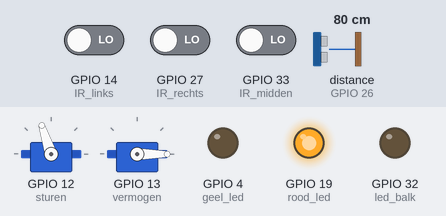
A sketch run on a simulated ESP32. Parts: 2 × servo, output pins drawn as LEDs (lit = HIGH). Wiring (inferred from the names in the program): ultrasonic range finder: trigger GPIO 25; echo GPIO 26. The test bench sets the inputs (shaded band); at power-on: distance to the obstacle (sensor on GPIO 26) 80 cm, GPIO 33 (IR_midden) LOW, GPIO 14 (IR_links) LOW, GPIO 27 (IR_rechts) LOW. The echo pulse lasts 58.3 µs per cm; WiFi joins after 1.5 s; servers stay silent unless stated; pins used as bus, display or sensor lines are not drawn; what the sketch prints to the serial monitor is not drawn.

Above: at 3.0 s.
3.1 s: distance to the obstacle (sensor on GPIO 26) set to 46 cm
4.6 s: distance to the obstacle (sensor on GPIO 26) set to 37 cm
At 5.7 s:
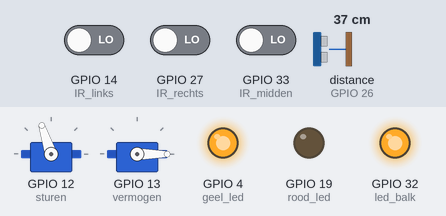
6.1 s: distance to the obstacle (sensor on GPIO 26) set to 60 cm
At 6.9 s:
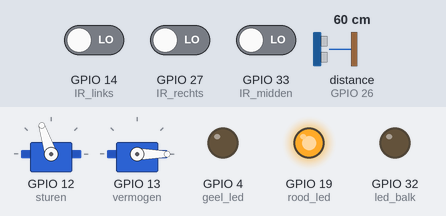
7.6 s: GPIO 33 (IR_midden) driven HIGH
At 7.9 s:
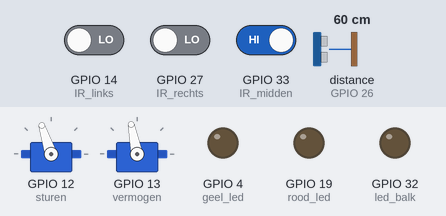
9.1 s: GPIO 14 (IR_links) driven HIGH
At 10.2 s:
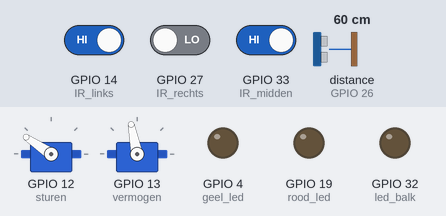
10.6 s: GPIO 27 (IR_rechts) driven HIGH
At 11.5 s:
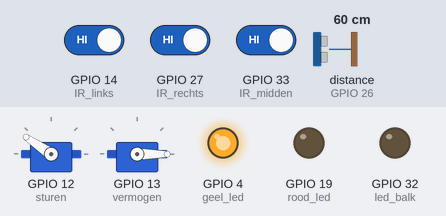
Timing chart, 0 to 13.1 s (numbered marks = the images above; inputs shaded):
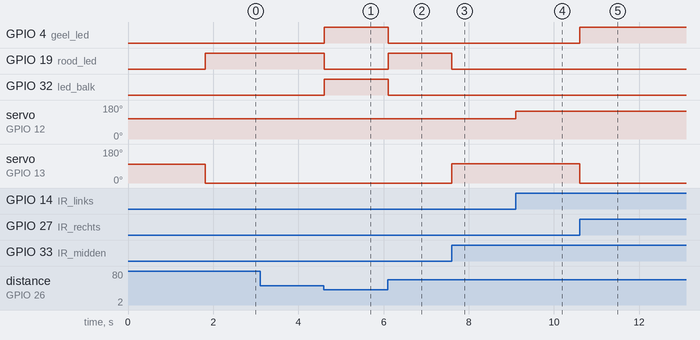

The sketch:

lijn_volger.ino
```cpp
#define BLYNK_PRINT Serial


#include <WiFi.h>
#include <WiFiClient.h>
#include <BlynkSimpleEsp32.h>
#include <ESP32Servo.h>


char auth[] = "tP0PSVx_xCPM6SCXVaE8wCaqHKxlcfIR";
char ssid[] = "netwerk";
char pass[] = "password";

BlynkTimer timer;

// servo's
Servo stuur;
Servo rijden;


// leds
const int groen_led = 25;
const int geel_led = 4;
const int rood_led = 19 ;
const int led_balk = 32;

// pinnen motors
const int sturen = 12;
const int vermogen = 13;

//snelheid
//vooruit
const int forward_max_speed = 150;
const int forward_min_speed = 101;
const int uit = 98;


//snellheid
//achteruit
const int back_max_speed = 65;
const int back_min_speed = 1;
const int back_uit = 0;

//noodrem
const int noodrem = 180;

//draaicrikel
const int links = 75;
const int rechts = 146;
const int midden = 108 ;

//IR sensor
const int IR_midden = 33;
int sensorValue = 0;
const int IR_links = 14;
int sensorValue1 = 0;
const int IR_rechts = 27;
int sensorValue2 = 0;

// ultrasonic sensor
const int trigPin = 25;
const int echoPin = 26;
int distance;
long duration;

//milles timer
int period = 20000;
unsigned long tijd = 0;
static int sec1 = 0;
static int sec10 = 0;

int buttonState;

void Servo_Init()
{
  // dit is voor de wielen recht te zetten bij het opstarten
  stuur.write(midden);
  rijden.write(uit);
}

void Stop()
{
  //het stoppen van de auto door de snelheid op nul te zetten
  rijden.write(back_uit);
}

// achteruit wordt nornmaal niet gebeukt maar het is wel mogelijk
void Back(int speed)
{
  speed = constrain(speed, back_min_speed, back_max_speed);
  rijden.write(back_max_speed);
}

//vooruit
void Forward(int speed)
{
  speed = constrain(speed, forward_min_speed, forward_max_speed);
  rijden.write(forward_min_speed);
}


//links draaien
void Turn_Left()
{
  stuur.write(links);
}

//rechts draaien
void  Turn_Right()
{
  stuur.write(rechts);
}

//wielen midden
void Center()
{
  stuur.write(midden);
}

//groene licht alleen
void groen_licht()
{
  digitalWrite(led_balk, LOW);
  digitalWrite(rood_led, LOW);
  digitalWrite(geel_led, LOW);
  digitalWrite(groen_led, HIGH);
}

//geel licht alleen
void geel_licht()
{
  digitalWrite(led_balk, LOW);
  digitalWrite(rood_led, LOW);
  digitalWrite(geel_led, HIGH);
  digitalWrite(groen_led, LOW);
}

//roodlicht alleen
void rood_licht()
{
  digitalWrite(led_balk, LOW);
  digitalWrite(rood_led, HIGH);
  digitalWrite(geel_led, LOW);
  digitalWrite(groen_led, LOW);
}

//led balk vanachter
void LED_licht()
{
  digitalWrite(led_balk, HIGH);
  digitalWrite(rood_led, LOW);
  digitalWrite(geel_led, LOW);
  digitalWrite(groen_led, LOW);
}

//geel led + Led balk
void object_licht()
{
  digitalWrite(led_balk, HIGH);
  digitalWrite(rood_led, LOW);
  digitalWrite(geel_led, HIGH);
  digitalWrite(groen_led, LOW);
}

void Blynk_groen()
{
  WidgetLED led_balk (V4);
  led_balk.off();
  WidgetLED rood_led (V3);
  rood_led.off();
  WidgetLED geel_led (V2);
  geel_led.off();
  WidgetLED groen_led (V1);
  groen_led.on();
}

void Blynk_geel()
{
  WidgetLED led_balk (V4);
  led_balk.off();
  WidgetLED rood_led (V3);
  rood_led.off();
  WidgetLED geel_led (V2);
  geel_led.on();
  WidgetLED groen_led (V1);
  groen_led.off();
}

void Blynk_rood()
{
  WidgetLED led_balk (V4);
  led_balk.off();
  WidgetLED rood_led (V3);
  rood_led.on();
  WidgetLED geel_led (V2);
  geel_led.off();
  WidgetLED groen_led (V1);
  groen_led.off();
}

void Blynk_balk()
{
  WidgetLED led_balk (V4);
  led_balk.on();
  WidgetLED rood_led (V3);
  rood_led.off();
  WidgetLED geel_led (V2);
  geel_led.off();
  WidgetLED groen_led (V1);
  groen_led.off();
}

void Blynk_object()
{
  WidgetLED led_balk (V4);
  led_balk.on();
  WidgetLED rood_led (V3);
  rood_led.off();
  WidgetLED geel_led (V2);
  geel_led.on();
  WidgetLED groen_led (V1);
  groen_led.off();
}

void setup() {
  // put your setup code here, to run once:
  Serial.begin(115200);

  Blynk.begin(auth, ssid, pass);

  stuur.setPeriodHertz(50);
  stuur.attach(sturen, 500, 2400);
  rijden.setPeriodHertz(50);
  rijden.attach(vermogen, 500, 2400);

  Servo_Init();

  pinMode(sturen, OUTPUT);
  pinMode(vermogen, OUTPUT);
  pinMode(led_balk, OUTPUT);
  pinMode(IR_midden, INPUT);
  pinMode(IR_links, INPUT);
  pinMode(IR_rechts, INPUT);
  pinMode(trigPin, OUTPUT);
  pinMode(echoPin, INPUT);
  pinMode(rood_led, OUTPUT);
  pinMode(geel_led, OUTPUT);
  pinMode(groen_led, OUTPUT);

  timer.setInterval(1000L, loop);
}

BLYNK_WRITE(V0)
{
  buttonState = param.asInt();
}

void loop() {
  // put your main code here, to run repeatedly:

  Blynk.run();
  timer.run();

  // de snelheid voor in de voids
  int speed = uit;

  //switch case
  int stap = 0;

  //clear command voor de ultrasonic sensor
  digitalWrite(trigPin, LOW);
  delayMicroseconds(5);
  digitalWrite(trigPin, HIGH);
  delayMicroseconds(10);
  digitalWrite(trigPin, LOW);

  //afstand meeting ultrasonic sensor
  duration = pulseIn(echoPin, HIGH);
  distance = duration * 0.034 / 2;

  //printen van afstand in cm
  //Serial.print("Distance: ");
  //Serial.print(distance);
  //Serial.println(" cm");

  // IR sensoren digitaal
  sensorValue = digitalRead (IR_midden);
  sensorValue1 = digitalRead (IR_links);
  sensorValue2 = digitalRead (IR_rechts);

  if (distance <= 40)
  {
    stap = 6;
  }
  else
  {

    if (sensorValue1 == 1 && sensorValue2 == 1)
    {
      stap = 5;
      Stop();
      tijd = millis();
      if (tijd >= 1000) {
        sec1 = sec1 + 1;
        tijd = 0;
      }
      if (sec1 == 10) {
        sec10 = sec10 + 1 ;
        sec1 = 0;
      }
      Serial.print(sec10);
      Serial.println(sec1);

      if ( sec10 == 50)
      {
        stap = 1;
        sec1 = 0;
        sec10 = 0;
      }

      if (buttonState == 1)
      {
        Forward(speed);
        groen_licht();
        Blynk_groen();
        Serial.println("vooruit");
      }
    }
    else
    {

      if (sensorValue == 1)
      {
        Forward(speed);
        groen_licht();
        Blynk_groen();
        Serial.println("vooruit");

        if (sensorValue1 == 1 && sensorValue2 == 0)
        {
          stap = 3;
        }
        else if (sensorValue1 == 0 && sensorValue2 == 1)
        {
          stap = 2;
        }
        else if (sensorValue1 == 0 && sensorValue2 == 0)
        {
          stap = 4;
        }
      }
      else
      {
        stap = 8;
      }
    }
  }

  switch (stap) {
    case 1:
      {
        Forward(speed);
        groen_licht();
        Blynk_groen();
        Serial.println("vooruit");
        break;
      }
    case 2:
      {
        Forward(speed);
        groen_licht();
        Blynk_groen();
        Turn_Left();
        Serial.println("links");
        break;
      }
    case 3:
      {
        Forward(speed);
        groen_licht();
        Blynk_groen();
        Turn_Right();
        Serial.println("rechts");
        break;
      }
    case 4:
      {
        Center();
        groen_licht();
        Blynk_groen();
        Serial.println("midden");
        break;
      }
    case 5:
      {
        geel_licht();
        Blynk_geel();
        Serial.println("zwarte lijn");
        break;
      }
    case 6:
      {
        Stop();
        object_licht();
        Blynk_object();
        Serial.println("auto in de weg");
        break;
      }
    case 7:
      {
        Back(speed);
        groen_licht();
        Blynk_groen();
        Serial.print("achteruit");
        break;
      }
    case 8:
      {
        Stop();
        rood_licht();
        Blynk_rood  ();
        Serial.println("lijn kwijt");
        break;
      }
  }
}
```

Measured:
- the behaviour switches between 42 and 41 cm on distance to the obstacle (sensor on GPIO 26) (found by bisection; images 0 and 1)
- after the input at 4.6 s, GPIO 4 (geel_led), GPIO 32 (led_balk): LOW → HIGH at once; GPIO 19 (rood_led): HIGH → LOW at once
- after the input at 6.1 s, GPIO 4 (geel_led), GPIO 32 (led_balk): HIGH → LOW at once; GPIO 19 (rood_led): LOW → HIGH at once
- after the input at 7.6 s, GPIO 19 (rood_led): HIGH → LOW at once; servo on GPIO 13 (vermogen): 0° → 101° at once
- after the input at 9.1 s, servo on GPIO 12 (sturen): 108° → 146° at once
- after the input at 10.6 s, GPIO 4 (geel_led): LOW → HIGH at once; servo on GPIO 13 (vermogen): 101° → 0° at once
